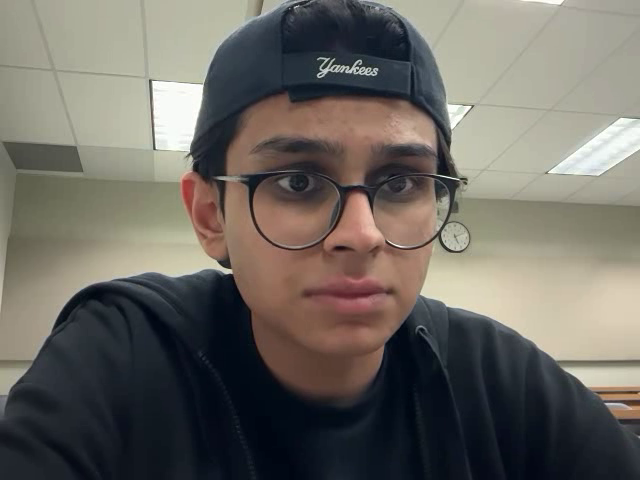
#> input picture frame 9 of output.mp4, 640 x 480 px, given in place of dice_original.mp4, which was not available
$ python crowd.py
#> lines starting #> are read from the running program, lines starting #| are printed output that depends on the picture
import cv2
import os
import numpy as np

DOESNT_MOVE = (255, 255, 255)  # WHITE
DOES_MOVE = (0, 0, 0)  # BLACK

def compute_reachability_map(video_path, subtract_value=5, motion_threshold=30):
#> called with video_path = 'dice_original.mp4', subtract_value = 5, motion_threshold = 30
    cap = cv2.VideoCapture(video_path)
    ret, frame = cap.read()
#> frame is the input picture: shape (480, 640, 3); mean B, G, R 97.9, 104.5, 108.2

    if not ret:
        print("Error reading video.")
        return None

    frame = cv2.resize(frame, (640, 480))
    gray_prev = cv2.cvtColor(frame, cv2.COLOR_BGR2GRAY)
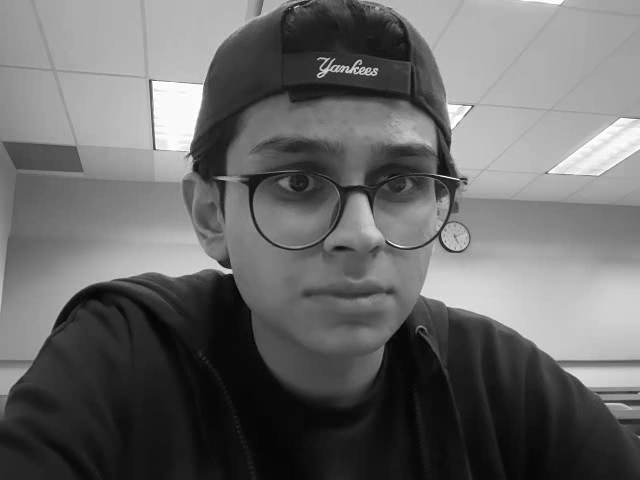
#> gray_prev: shape (480, 640); min 0, max 255, mean 104.8

    # Initialize reachability map as White (255,255,255 in BGR)
    height, width = gray_prev.shape
#> height = 480; width = 640
    reach_map = np.full((height, width, 3), 255, dtype=np.uint8)  # White background
    cap = cv2.VideoCapture("output.mp4")
    while cap.isOpened():
        ret, frame = cap.read()
        if not ret:
            break

        frame = cv2.resize(frame, (640, 480))
        gray = cv2.cvtColor(frame, cv2.COLOR_BGR2GRAY)

        # Compute absolute difference for motion detection
        diff = cv2.absdiff(gray, gray_prev)
#> diff: shape (480, 640); every value is 0
        _, motion_mask = cv2.threshold(diff, motion_threshold, 255, cv2.THRESH_BINARY)

        # Darken all color channels equally where motion is detected (fade to black)
        reach_map = np.where(
            motion_mask[:, :, None] == 255,  # Apply condition to all channels
            np.clip(reach_map - subtract_value, 0, 255),  # Reduce brightness
            reach_map
        )
#> reach_map: shape (480, 640, 3); every value is 255

        # Display the reachability map
        #cv2.imshow("Reachability Map (White Background)", reach_map)

        if cv2.waitKey(1) & 0xFF == ord('q'):
#> (key q is pressed here)
            break

        gray_prev = gray.copy()

    cap.release()
    cv2.destroyAllWindows()

    # Save the final reachability map
    cv2.imwrite("final_reachability_map_white.png", reach_map)
    #reach_map = cv2.bitwise_not(reach_map)
    return reach_map

# Run the function
if __name__ == "__main__":
    video_path = "dice_original.mp4"
    final_map = compute_reachability_map(video_path, subtract_value=5, motion_threshold=30)
    #cv2.imshow("Final Reachability Map", final_map)
    cv2.waitKey(0)
    cv2.destroyAllWindows()

$ run again, starting later in the video
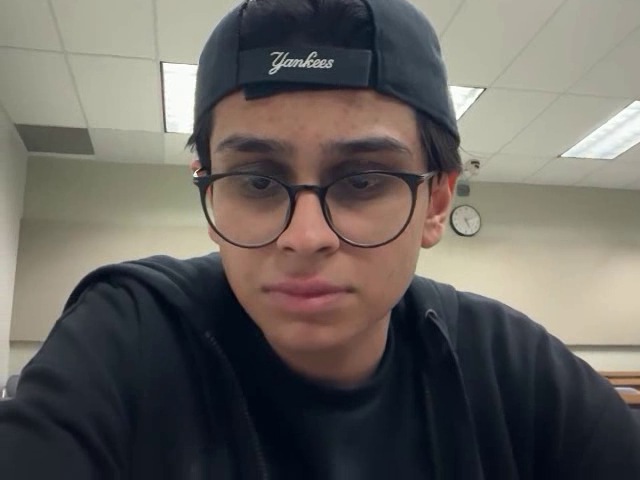
#> input picture frame 40 of output.mp4, 640 x 480 px, given in place of dice_original.mp4, which was not available
#> in compute_reachability_map, frame is the input picture: shape (480, 640, 3); mean B, G, R 94.4, 99.1, 103
#> in compute_reachability_map, `gray_prev = cv2.cvtColor(frame, cv2.COLOR_BGR2GRAY)`:
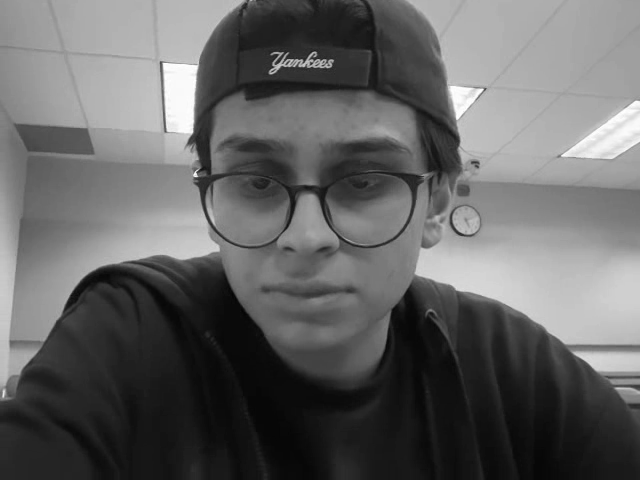
#> gray_prev: shape (480, 640); min 3, max 255, mean 99.7
#> diff: shape (480, 640); every value is 0
#> reach_map: shape (480, 640, 3); every value is 255

$ run again, starting later in the video
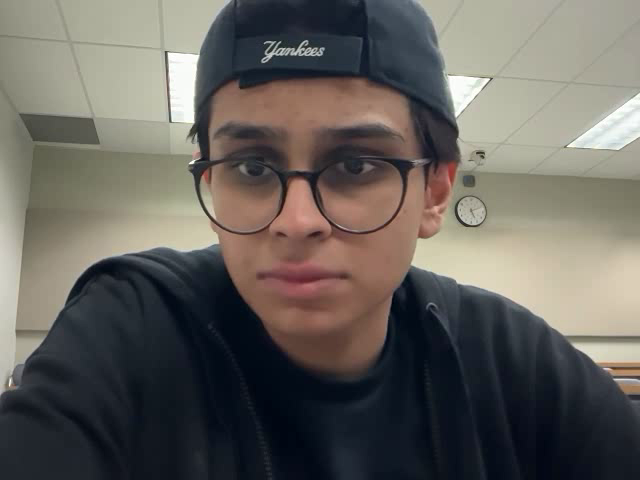
#> input picture frame 72 of output.mp4, 640 x 480 px, given in place of dice_original.mp4, which was not available
#> in compute_reachability_map, frame is the input picture: shape (480, 640, 3); mean B, G, R 92.7, 97.8, 101.2
#> in compute_reachability_map, `gray_prev = cv2.cvtColor(frame, cv2.COLOR_BGR2GRAY)`:
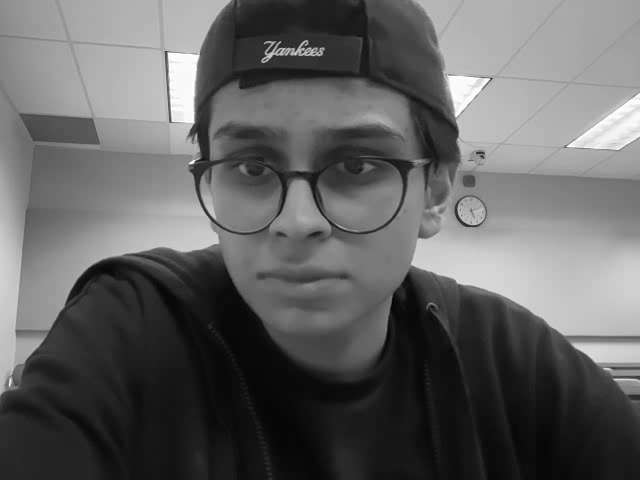
#> gray_prev: shape (480, 640); min 1, max 255, mean 98.2
#> diff: shape (480, 640); every value is 0
#> reach_map: shape (480, 640, 3); every value is 255
